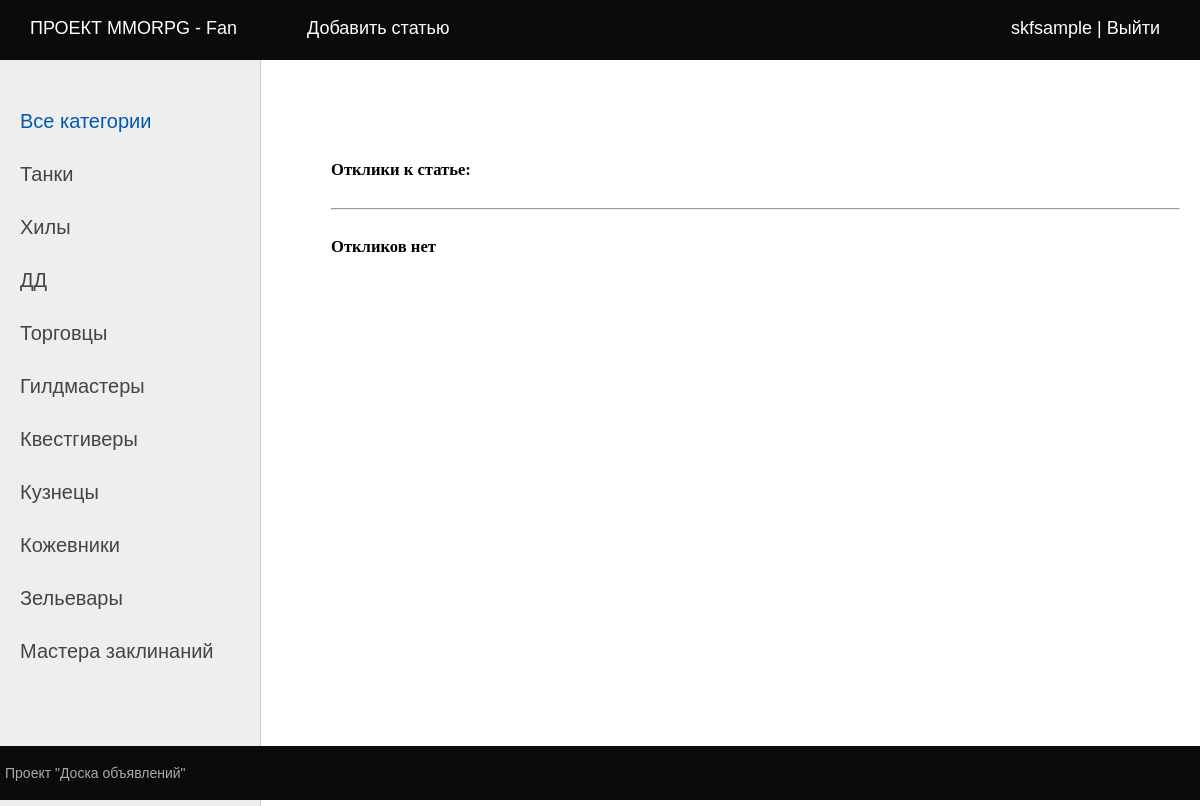
Screenshot of /comments/7/ (signed in) with the database file from the repository.
### board/models.py (models this page shows, shortened)
class Category(models.Model):
    name = models.CharField(max_length=128, db_index=True, verbose_name='Категория')

### board/views.py (the view)
# urls.py: path('comments/<int:post_pk>/', views.ShowPostComments.as_view(), name='post_comments'),
class ShowPostComments(LoginRequiredMixin, DataMixin, ListView):
    model = Comment
    template_name = 'board/list_comments.html'
    context_object_name = 'comments'
    def get_queryset(self, **kwargs):
        return Comment.objects.all().filter(commentPost=self.kwargs['post_pk'])

### board/templatetags/board_tags.py (called while the page is built)
@register.simple_tag
def get_menu():
    return menu

@register.inclusion_tag('board/list_categories.html')
def show_categories(cat_selected=0):
    cats = Category.objects.all()
    return {'cats': cats, 'cat_selected': cat_selected}

### board/templates/board/list_comments.html
{% extends 'default.html' %}
{% block content %}
<h5>Отклики к статье: {{comments.commentPost.title}}</h5>
    <hr>
{% if comments %}
{% for comment in comments %}
<ul class="list-articles">
    <li>
	<div class="article-panel">
		<p class="first">Автор: {{ comment.commentAuthor.username }}</p>
		<p class="last">Дата: {{comment.dateCreation|date:"d-m-Y H:i:s"}}</p>
	</div>
    </li>
    <table>
        <td width="83%">{{ comment.text }}</td>
        {% if comment.accept_status == 0 %}
        <td width="10%"><a href="{% url 'accept_comment' comment.pk %}">Принять</a></td>
        {% endif %}
        <td><a href="{% url 'delete_comment' comment.pk %}">Удалить</a></td>
    </table>
</ul>
{% endfor %}
{% else %}
<h5>Откликов нет</h5>
{% endif %}
{% endblock%}

### templates/default.html (shortened to what this page needs)
{% load static %}
{% load board_tags %}
<!DOCTYPE html>
<html lang="en">
<head>
	<link type="text/css" href="{% static 'board/css/styles.css' %}" rel="stylesheet" />
</head>
<body>
<table class="table-page" border=0 cellpadding="0" cellspacing="0">
<tr><td valign=top>
{% block mainmenu %}
		<div class="header">
			<ul id="mainmenu" class="mainmenu">
{% get_menu as menu %}
{% for m in menu %}
				<li><a href="{% url m.url_name %}">{{m.title}}</a></li>
{% endfor %}
{% if user.is_authenticated %}
			<li class="last"><a href="{% url 'accounts:profile' %}">{{user.username}}</a> |
				<a href="{% url 'accounts:logout' %}">Выйти</a></li>
{% else %}
			<li class="last"><a href="{% url 'accounts:login' %}">Войти</a> |
				<a href="{% url 'accounts:register' %}">Регистрация</a></li>
{% endif %}
			</ul>
		</div>
{% endblock mainmenu %}
<table class="table-content" border=0 cellpadding="0" cellspacing="0">
<tr>
	<td valign="top" class="left-chapters">
	<ul id="leftchapters">
		{% if cat_selected == 0 or cat_selected is None %}
		<li class="selected">Все категории</li>
		{% else %}
		<li><a href="{% url 'home' %}">Все категории</a></li>
		{% endif %}
		{% show_categories cat_selected %}
	</ul>
	</td>
<td valign="top" class="content">
	<div class="content-text">
{% block content %}
{% endblock %}
	</div>
</td></tr></table>
</td></tr>
<tr><td valign=top>
	<div id="footer">
		<p>Проект "Доска объявлений"</p>
	</div>
</td></tr></table>
</body>
</html>

### board/templates/board/list_categories.html
{% for cat in cats %}
{% if cat.id == cat_selected %}
<li class="selected">{{ cat.name }}</li>
{% else %}
<li><a href="{% url 'category' cat.pk %}">{{ cat.name }}</a></li>
{% endif %}
{% endfor %}

### board/static/board/css/styles.css (style rules this page uses)
html, body { font-family: 'Arial'; margin: 0; padding: 0; height: 100%; width: 100%; color: #444; }
a { color: #0059b2; text-decoration: none; }
.table-page { width: 100%; height: 100%; vertical-align: top; }
.table-page tr { height: 100%; }
.header { background: #0b0b0b; height: 60px; }
ul.mainmenu { list-style: none; margin: 0; padding: 0; height: 60px; color: #ffffff; font-size: 18px; overflow: hidden; }
ul.mainmenu li { float: left; margin: 18px 40px 0 30px; }
ul.mainmenu li.last { float: right; }
ul.mainmenu li a { color: #ffffff; text-decoration: none; }
.table-content { width: 100%; min-height: 100%; height: 100%; }
.left-chapters { margin: 0; background: #eee; border-right: 1px solid #ccc; }
.left-chapters ul { width: 230px; margin: 0; padding: 20px 10px 10px 20px; list-style: none; font-size: 20px; }
.left-chapters ul li { margin: 30px 0 0 0; color: #999; }
.left-chapters ul li.selected { color: #0059b2; }
.left-chapters ul li a { color: #444; text-decoration: none; }
.content { padding: 40px 20px 20px 40px; width: 100%; box-sizing: border-box; }
.content-text { margin: 60px 0 0 30px; color: #000; font-size: 20px; font-family: Yandex Sans Display Light; }
#footer { box-sizing: border-box; background: #0b0b0b; padding: 5px; color: #aaa; font-size: 14px; font-family: Verdana, Geneva, Arial, Helvetica; text-align: left; overflow: hidden; }

### rows the page displays
Category: name "Танки"
Category: name "Хилы"
Category: name "ДД"
Category: name "Торговцы"
Category: name "Гилдмастеры"
Category: name "Квестгиверы"
Category: name "Кузнецы"
Category: name "Кожевники"
Category: name "Зельевары"
Category: name "Мастера заклинаний"

### other values shown
{{ m.title }} "ПРОЕКТ MMORPG - Fan" "Добавить статью"
{{ user.username }} "skfsample"
